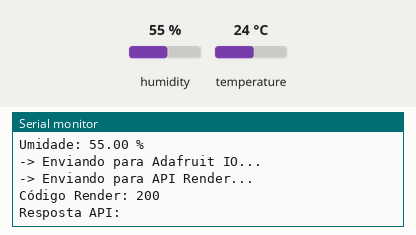
Bench run of a sketch on a simulated ESP32. On the bench: the last lines printed to the serial monitor. The inputs (shaded band) are chosen by the test bench; at power-on: humidity 55 %, temperature 24 °C. Uploads are accepted with an empty reply.

Above: at 3.7 s.
3.8 s: humidity set to 22 %
At 6.11 s:
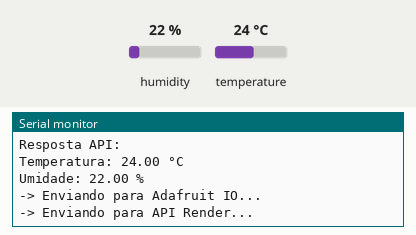
7.8 s: temperature set to 12 °C
At 10.0 s:
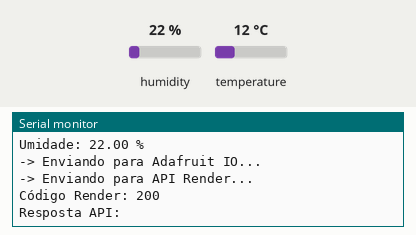
11.8 s: humidity set to 40 %
At 12.77 s:
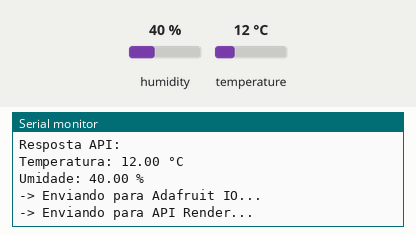
Timing chart, 0 to 14.8 s (numbered marks = the images above; inputs shaded):
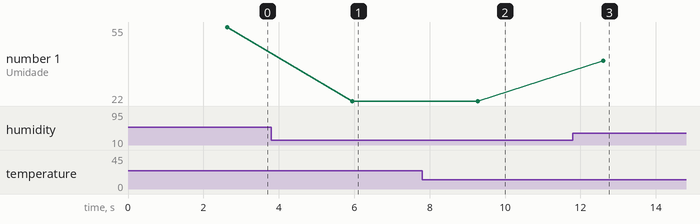

Measured:
- after the input at 3.8 s, the serial monitor: prints a new line after 2.2 s (image 1)
- after the input at 7.8 s, the serial monitor: prints a new line after 1.5 s (image 2)
- after the input at 11.8 s, the serial monitor: prints a new line after 0.81 s (image 3)
- plotted number 1: 55 → 22 after the input at 3.8 s, 22 → 40 after the input at 11.8 s

The sketch:

temperatura2.ino
```cpp
#include <WiFi.h>
#include <HTTPClient.h>

#include "AdafruitIO_WiFi.h"
#include <DHT.h>

//-------------------- WIFI & ADAFRUIT --------------------
#define WIFI_SSID ""
#define WIFI_PASS ""

#define IO_USERNAME ""
#define IO_KEY ""

//-------------------- API RENDER --------------------
String serverName = "https://esp32-api-sensor.onrender.com/sensor";

// ----------------------------- DHT11 ------------------
#define DHTPIN 4
#define DHTTYPE DHT11

DHT dht(DHTPIN, DHTTYPE);

// Configuração da conexão com Adafruit IO
AdafruitIO_WiFi io(IO_USERNAME, IO_KEY, WIFI_SSID, WIFI_PASS);

AdafruitIO_Feed *temperaturaFeed = io.feed("temperatura");
AdafruitIO_Feed *umidadeFeed = io.feed("umidade");

// ------------------------- Variaveis -------------------------------
float ultimaTemp = -1000;
float ultimaUmidade = -1000;

void setup() {
  Serial.begin(115200);
  delay(1000);

  dht.begin();

  Serial.print("Conectando ao Adafruit IO e WiFi");
  io.connect();

  while (io.status() < AIO_CONNECTED) {
    Serial.print(".");
    delay(500);
  }

  Serial.println("\nConectado com sucesso!");
  Serial.print("Endereço IP: ");
  Serial.println(WiFi.localIP());
}

void loop() {
  io.run();

  if (WiFi.status() == WL_CONNECTED) {

    float temp = dht.readTemperature();
    float hum = dht.readHumidity();

    if (isnan(temp) || isnan(hum)) {
      Serial.println("Erro ao ler o DHT11");
      delay(2000);
      return;
    }

    if (abs(temp - ultimaTemp) >= 0.2 || abs(hum - ultimaUmidade) >= 1.0) {

      Serial.print("\nTemperatura: ");
      Serial.print(temp);
      Serial.println(" °C");

      Serial.print("Umidade: ");
      Serial.print(hum);
      Serial.println(" %");

      Serial.println("-> Enviando para Adafruit IO...");
      temperaturaFeed->save(temp);
      umidadeFeed->save(hum);

      Serial.println("-> Enviando para API Render...");
      HTTPClient http;

      String serverPath = serverName + "?temp=" + String(temp) + "&hum=" + String(hum);
      http.begin(serverPath);

      int httpResponseCode = http.GET();

      if (httpResponseCode > 0) {
        Serial.print("Código Render: ");
        Serial.println(httpResponseCode);
        String payload = http.getString();
        Serial.println("Resposta API: " + payload);
      } else {
        Serial.print("Erro HTTP Render: ");
        Serial.println(httpResponseCode);
      }

      http.end();

      ultimaTemp = temp;
      ultimaUmidade = hum;
    }
  } else {
    Serial.println("WiFi Desconectado. Aguardando reconexão do Adafruit...");
  }

  delay(3000);
}
```
